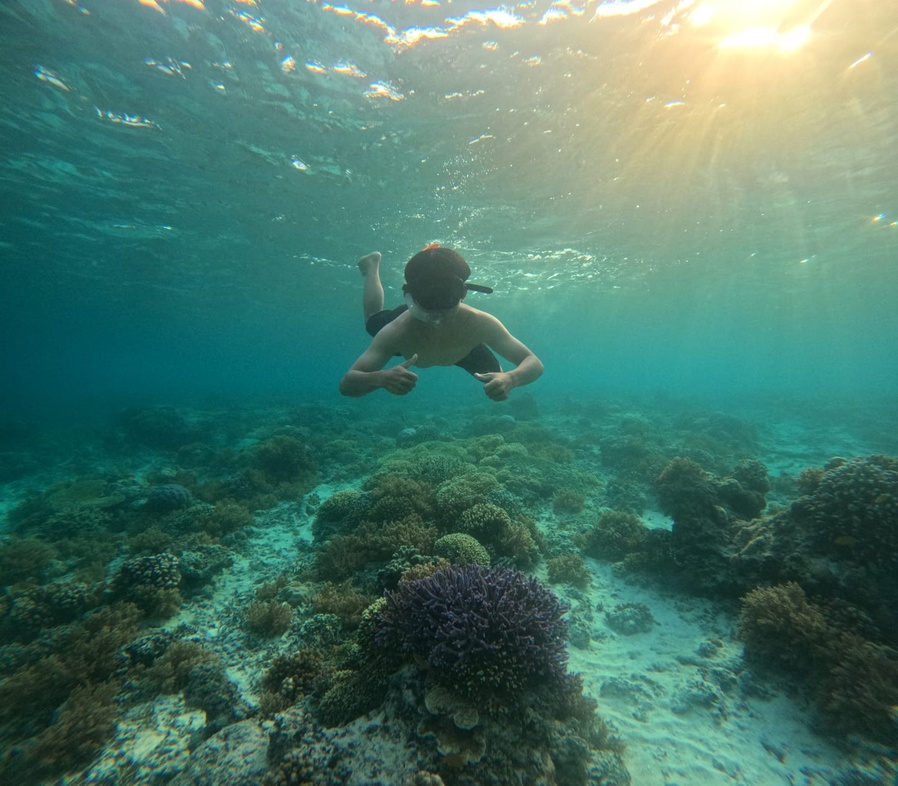
#> input picture pertemuan4/photo.jpg, 898 x 786 px, shrunk from 1392 x 1218 before the run
$ python fourier.py
#> lines starting #> are read from the running program, lines starting #| are printed output that depends on the picture
import cv2
import numpy as np
from matplotlib import pyplot as plt

#membaca gambar dalam grayscale
image = cv2.imread('photo.jpg', 0)
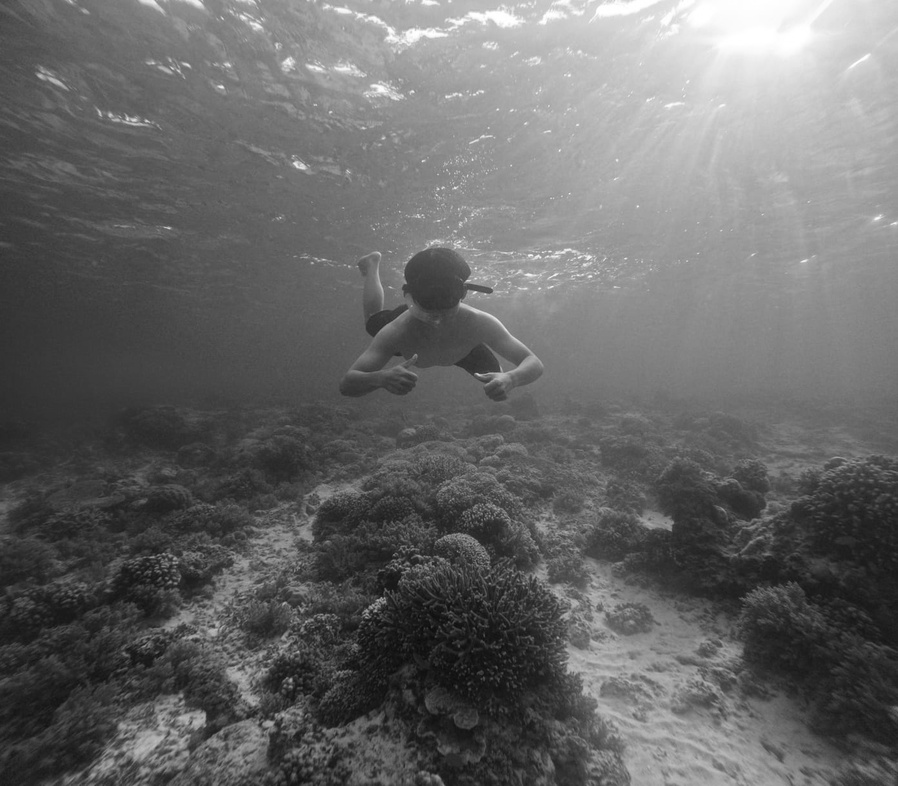
#> image: shape (786, 898); min 10, max 255, mean 104.1

#melakukan fft
dft = cv2.dft(np.float32(image), flags=cv2.DFT_COMPLEX_OUTPUT)
dft_shift = np.fft.fftshift(dft)

#menghitung magnitude spectrum
magnitude_spectrum = 20 * np.log(cv2.magnitude(dft_shift[:, :, 0], dft_shift[:, :, 1]))
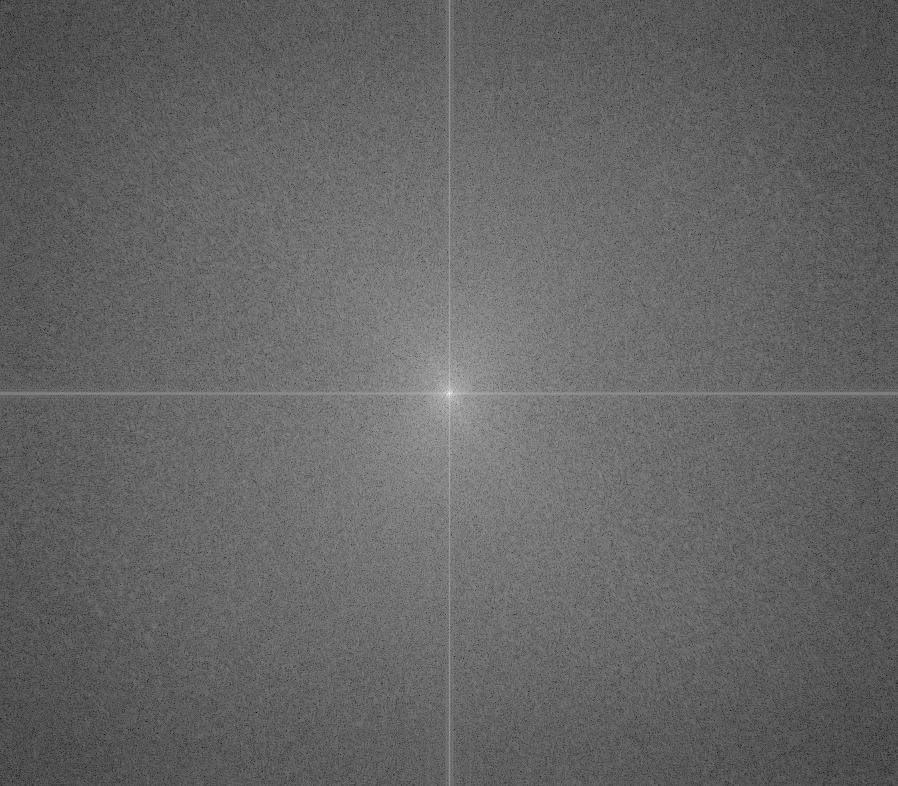
#> magnitude_spectrum: shape (786, 898) float32; min 24.65, max 362.2, mean 159.2; drawn with min black and max white

#menampilkan gambar asli dan magnitude spectrum
plt.subplot(121), plt.imshow(image, cmap='gray'), plt.title('Original Image')
plt.subplot(122), plt.imshow(magnitude_spectrum, cmap='gray'), plt.title('Magnitude Spctrum')
plt.show()
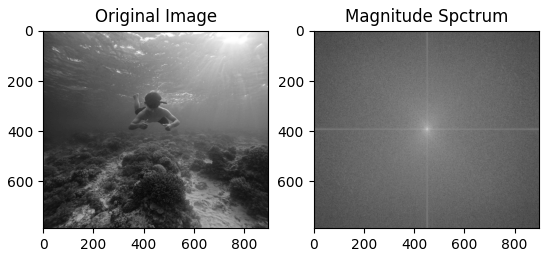
#> figure drawn by matplotlib, 2 panels
